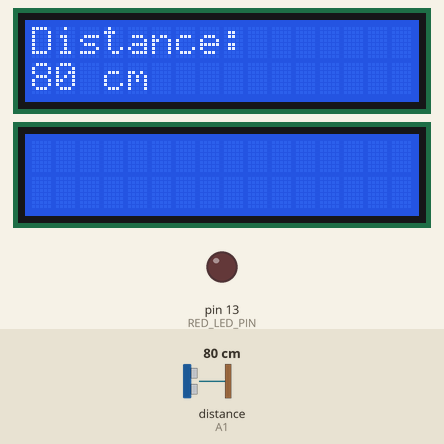
Recording of a sketch running on a simulated Arduino Uno, built with avr-gcc and run on an emulated ATmega328P. Shown: 2 × 16×2 character LCD, output pins drawn as LEDs (lit = HIGH). Wiring (from diagram.json): character LCD (HD44780): RS pin 12; E pin 11; data pin 5, pin 4, pin 3, pin 2. Wiring (inferred from the names in the program): ultrasonic range finder: trigger A0; echo A1. The inputs (shaded band) are chosen by the test bench; at power-on: distance to the obstacle (sensor on A1) 80 cm. The echo pulse lasts 58.3 µs per cm; pins used as bus, display or sensor lines are not drawn.

Above: at 3.2 s.
3.3 s: distance to the obstacle (sensor on A1) set to 4 cm
At 5.5 s:
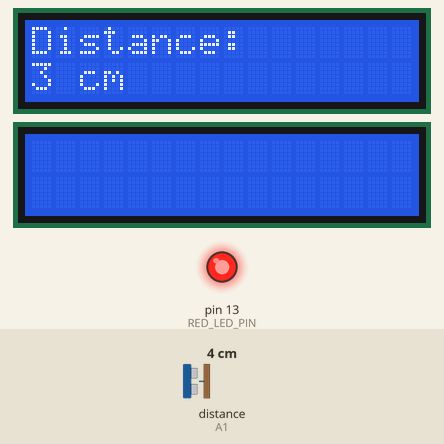
6.2 s: distance to the obstacle (sensor on A1) set to 2 cm
At 7.4 s:
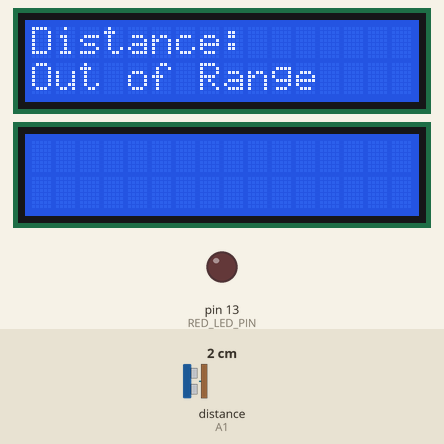
7.7 s: distance to the obstacle (sensor on A1) set to 9 cm
At 8.9 s:
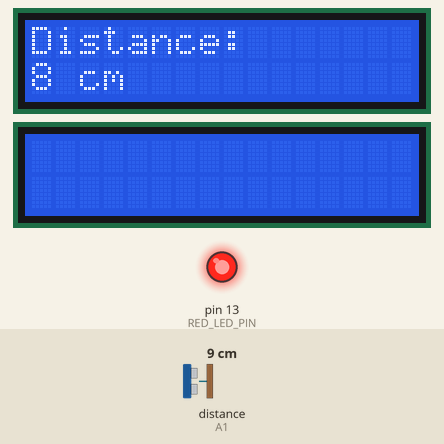
Timing chart, 0 to 10.7 s (numbered marks = the images above; inputs shaded):
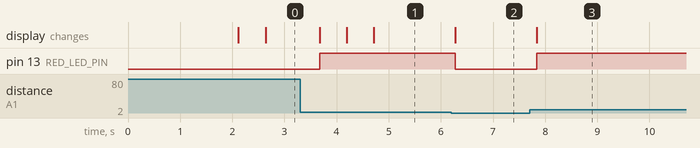

Measured:
- the behaviour switches between 3 and 2 cm on distance to the obstacle (sensor on A1) (found by bisection; images 1 and 2)
- after the input at 3.3 s, pin 13 (RED_LED_PIN): LOW → HIGH after 0.38 s; the display: changes after 0.38 s (image 1)
- after the input at 6.2 s, pin 13 (RED_LED_PIN): HIGH → LOW after 0.07 s; the display: changes after 0.07 s (image 2)
- after the input at 7.7 s, pin 13 (RED_LED_PIN): LOW → HIGH after 0.14 s; the display: changes after 0.14 s (image 3)

The sketch:

DistanceTrigger.ino
```cpp
#include <LiquidCrystal_I2C.h>
#include <Wire.h>
#include <LedControl.h>

// Ultrasonic Sensor Pins (Using Analog pins as digital for convenience)
const int TRIG_PIN = A0;
const int ECHO_PIN = A1;

// LED Pins
const int RED_LED_PIN = 13;    // Closest distance
const int YELLOW_LED_PIN = 12; // Medium distance
const int GREEN_LED_PIN = 11;  // Farthest distance

// Set the LCD address to 0x27 for a 16 chars and 2 line display
LiquidCrystal_I2C lcd(0x27, 16, 2);

void setup() {
  // Initialize the LCD
  lcd.init();
  lcd.backlight();
  lcd.print("Distance Meter");
  lcd.setCursor(0, 1);
  lcd.print("Initializing...");

  // Set up sensor and LED pins
  pinMode(TRIG_PIN, OUTPUT);
  pinMode(ECHO_PIN, INPUT);
  pinMode(RED_LED_PIN, OUTPUT);
  pinMode(YELLOW_LED_PIN, OUTPUT);
  pinMode(GREEN_LED_PIN, OUTPUT);

  // Initial state: turn all LEDs off
  digitalWrite(RED_LED_PIN, LOW);
  digitalWrite(YELLOW_LED_PIN, LOW);
  digitalWrite(GREEN_LED_PIN, LOW);

  delay(2000); // Wait for a couple of seconds
}

// Function to measure distance in centimeters
long measureDistanceCM() {
  // Clear the Trig pin (ensure it's low)
  digitalWrite(TRIG_PIN, LOW);
  delayMicroseconds(2);

  // Trigger a pulse of 10 microseconds
  digitalWrite(TRIG_PIN, HIGH);
  delayMicroseconds(10);
  digitalWrite(TRIG_PIN, LOW);

  // Measure the duration of the echo pulse (time for sound to travel)
  long duration = pulseIn(ECHO_PIN, HIGH);

  // Calculate distance: speed of sound is 340 m/s or 29.1 microseconds per cm (round trip)
  // Distance = (Duration / 2) / 29.1
  long distanceCm = duration / 58;

  // Limit the display distance to a reasonable range
  if (distanceCm > 400 || distanceCm < 2) {
    return -1; // -1 indicates out of range
  }

  return distanceCm;
}

void controlLEDs(long distance) {
  // Turn all LEDs off first
  digitalWrite(RED_LED_PIN, LOW);
  digitalWrite(YELLOW_LED_PIN, LOW);
  digitalWrite(GREEN_LED_PIN, LOW);

  // Check distance ranges and turn on the corresponding LED
  if (distance > 0 && distance <= 10) {
    // Distance is 10cm or less (very close)
    digitalWrite(RED_LED_PIN, HIGH);
  } else if (distance > 10 && distance <= 30) {
    // Distance is between 10cm and 30cm (moderately close)
    digitalWrite(YELLOW_LED_PIN, HIGH);
  } else if (distance > 30 && distance <= 400) {
    // Distance is more than 30cm (far)
    digitalWrite(GREEN_LED_PIN, HIGH);
  }
}

void loop() {
  long distance = measureDistanceCM();

  lcd.clear();
  lcd.setCursor(0, 0);
  lcd.print("Distance:");

  if (distance == -1) {
    lcd.setCursor(0, 1);
    lcd.print("Out of Range");
    // Turn off all LEDs when out of range
    digitalWrite(RED_LED_PIN, LOW);
    digitalWrite(YELLOW_LED_PIN, LOW);
    digitalWrite(GREEN_LED_PIN, LOW);
  } else {
    lcd.setCursor(0, 1);
    lcd.print(distance);
    lcd.print(" cm");

    // Control LEDs based on the measured distance
    controlLEDs(distance);
  }

  delay(500); // Read and update every half second
}
```
